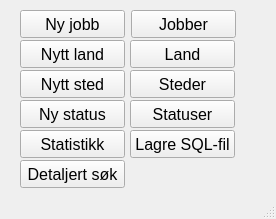
<?xml version="1.0" encoding="UTF-8"?>
<ui version="4.0">
 <class>MainWindow</class>
 <widget class="QMainWindow" name="MainWindow">
  <property name="geometry">
   <rect>
    <x>0</x>
    <y>0</y>
    <width>276</width>
    <height>219</height>
   </rect>
  </property>
  <property name="font">
   <font>
    <family>Arial</family>
    <pointsize>12</pointsize>
   </font>
  </property>
  <property name="windowTitle">
   <string>Jobber</string>
  </property>
  <property name="windowIcon">
   <iconset>
    <normaloff>jobber.png</normaloff>jobber.png</iconset>
  </property>
  <widget class="QWidget" name="centralWidget">
   <widget class="QPushButton" name="btn_newJob">
    <property name="geometry">
     <rect>
      <x>20</x>
      <y>10</y>
      <width>105</width>
      <height>28</height>
     </rect>
    </property>
    <property name="text">
     <string>Ny jobb</string>
    </property>
   </widget>
   <widget class="QPushButton" name="btn_ShowJobs">
    <property name="geometry">
     <rect>
      <x>131</x>
      <y>10</y>
      <width>105</width>
      <height>28</height>
     </rect>
    </property>
    <property name="text">
     <string>Jobber</string>
    </property>
   </widget>
   <widget class="QPushButton" name="btn_NewCity">
    <property name="geometry">
     <rect>
      <x>20</x>
      <y>70</y>
      <width>105</width>
      <height>28</height>
     </rect>
    </property>
    <property name="text">
     <string>Nytt sted</string>
    </property>
   </widget>
   <widget class="QPushButton" name="btn_NewStatus">
    <property name="geometry">
     <rect>
      <x>20</x>
      <y>100</y>
      <width>105</width>
      <height>28</height>
     </rect>
    </property>
    <property name="text">
     <string>Ny status</string>
    </property>
   </widget>
   <widget class="QPushButton" name="btn_ShowCities">
    <property name="geometry">
     <rect>
      <x>130</x>
      <y>70</y>
      <width>105</width>
      <height>28</height>
     </rect>
    </property>
    <property name="text">
     <string>Steder</string>
    </property>
   </widget>
   <widget class="QPushButton" name="btn_ShowStatuses">
    <property name="geometry">
     <rect>
      <x>130</x>
      <y>100</y>
      <width>105</width>
      <height>28</height>
     </rect>
    </property>
    <property name="text">
     <string>Statuser</string>
    </property>
   </widget>
   <widget class="QPushButton" name="btn_NewCountry">
    <property name="geometry">
     <rect>
      <x>20</x>
      <y>40</y>
      <width>105</width>
      <height>28</height>
     </rect>
    </property>
    <property name="text">
     <string>Nytt land</string>
    </property>
   </widget>
   <widget class="QPushButton" name="btn_showCountries">
    <property name="geometry">
     <rect>
      <x>130</x>
      <y>40</y>
      <width>105</width>
      <height>28</height>
     </rect>
    </property>
    <property name="text">
     <string>Land</string>
    </property>
   </widget>
   <widget class="QPushButton" name="btnSpecificJobs">
    <property name="geometry">
     <rect>
      <x>20</x>
      <y>160</y>
      <width>105</width>
      <height>28</height>
     </rect>
    </property>
    <property name="text">
     <string>Detaljert søk</string>
    </property>
   </widget>
   <widget class="QPushButton" name="btnStatistic">
    <property name="geometry">
     <rect>
      <x>20</x>
      <y>130</y>
      <width>105</width>
      <height>28</height>
     </rect>
    </property>
    <property name="text">
     <string>Statistikk</string>
    </property>
   </widget>
   <widget class="QPushButton" name="btn_SaveFile">
    <property name="geometry">
     <rect>
      <x>130</x>
      <y>130</y>
      <width>105</width>
      <height>28</height>
     </rect>
    </property>
    <property name="text">
     <string>Lagre SQL-fil</string>
    </property>
   </widget>
  </widget>
  <widget class="QStatusBar" name="statusBar"/>
 </widget>
 <layoutdefault spacing="6" margin="11"/>
 <resources/>
 <connections/>
</ui>
